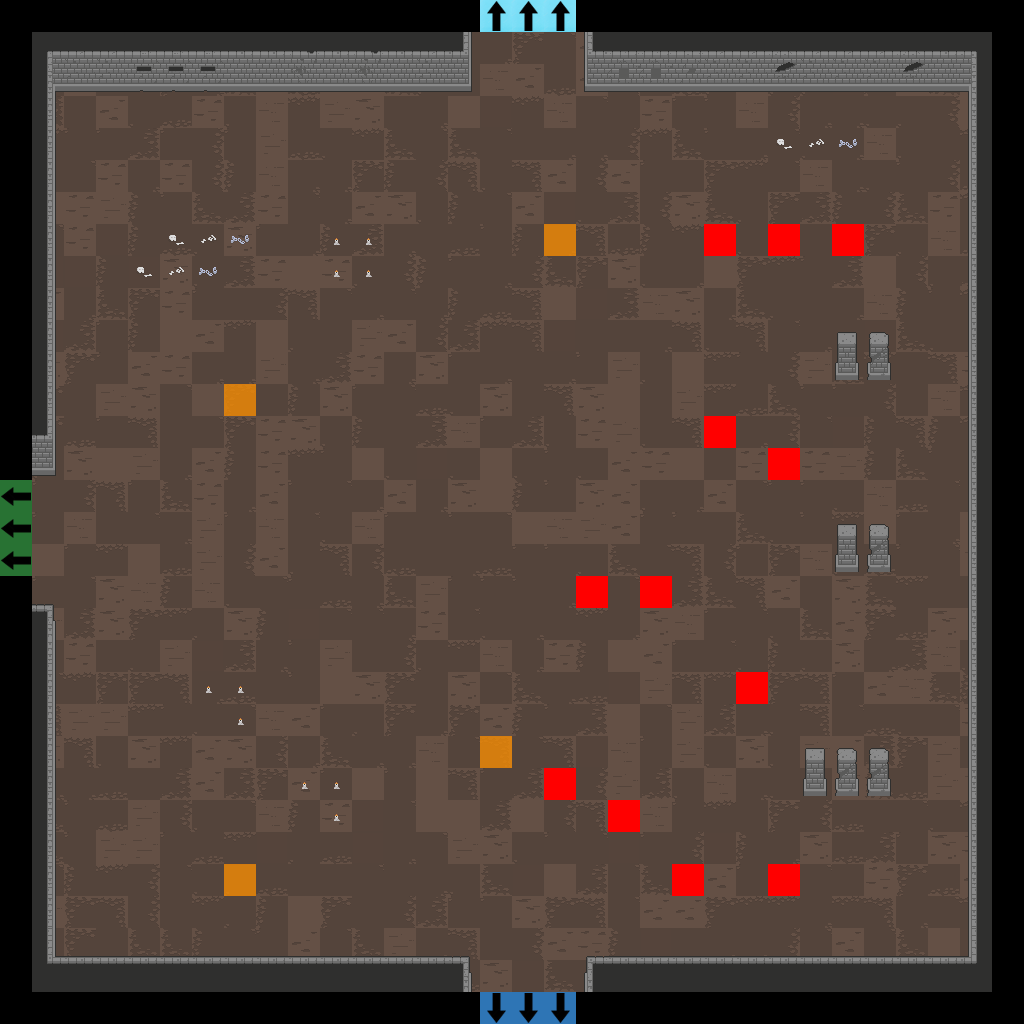

A level layout from a 2D game, rendered from its tile map. Below: a short description, then the map file with tile-grid data replaced by summaries:
An orthogonal 32x32 tile map with 32x32 px tiles, 7 tile layers (Floor, Walls, Doors, Pillars, ...), 2 tilesets.

<map version="1.2" tiledversion="2019.04.18" orientation="orthogonal" renderorder="right-down" width="32" height="32" tilewidth="32" tileheight="32" infinite="0" nextlayerid="22" nextobjectid="1">
 <tileset firstgid="1" source="Dungeon_Tileset_2.tsx" />
 <tileset firstgid="321" source="flags.tsx" />
 <layer id="15" name="Floor" width="32" height="32">
  <data>[1024 cells, 900 non-empty, 25 distinct tile ids]</data>
 </layer>
 <layer id="16" name="Walls" width="32" height="32">
  <data>[1024 cells, 161 non-empty, 37 distinct tile ids]</data>
 </layer>
 <layer id="17" name="Doors" width="32" height="32">
  <data>[1024 cells, 0 non-empty, 0 distinct tile ids]</data>
 </layer>
 <layer id="18" name="Pillars" width="32" height="32">
  <data>[1024 cells, 14 non-empty, 4 distinct tile ids]</data>
 </layer>
 <layer id="19" name="Candles" width="32" height="32">
  <data>[1024 cells, 10 non-empty, 1 distinct tile ids]</data>
 </layer>
 <layer id="20" name="Debris" width="32" height="32">
  <data>[1024 cells, 9 non-empty, 3 distinct tile ids]</data>
 </layer>
 <layer id="21" name="Flags" width="32" height="32">
  <data>[1024 cells, 25 non-empty, 5 distinct tile ids]</data>
 </layer>
</map>
